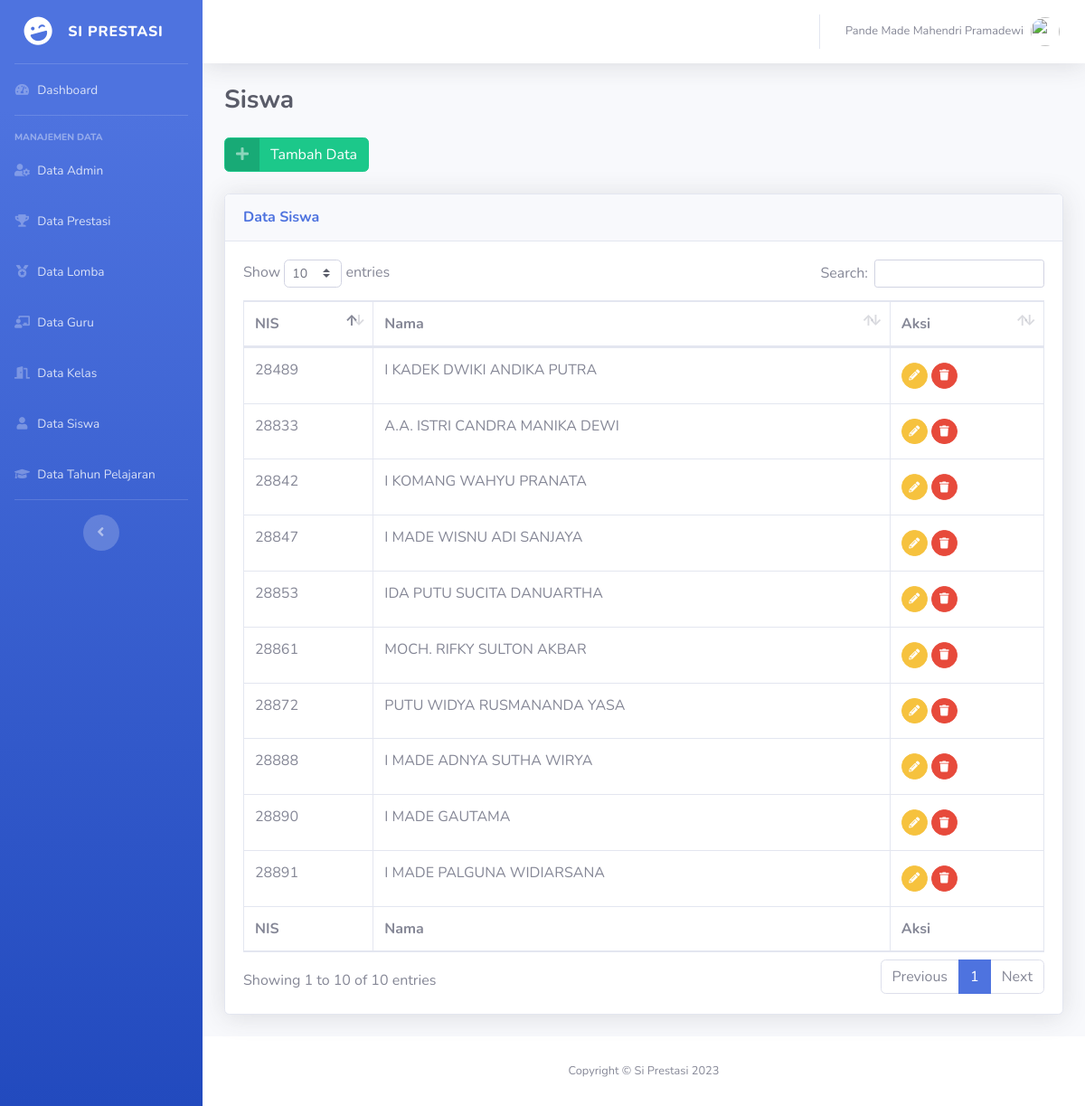
Page /admin/siswa/index.php (signed in) on the committed database.
### tables this page shows
CREATE TABLE `tb_siswa` (
  `sid` varchar(5) NOT NULL,
  `snama` varchar(60) NOT NULL,
  `sgender` enum('L','P') NOT NULL
);

### functions.php (called while the page is built, shortened)
<?php
$conn = mysqli_connect(DB_HOST, DB_USER, DB_PASS, DB_NAME);
function query($query)
{
	global $conn;
	$result = mysqli_query($conn, $query);
	$rows = [];
	while ($row = mysqli_fetch_assoc($result)) {
		$rows[] = $row;
	}
	return $rows;
}

### admin/siswa/index.php (the view, shortened to what this page needs)
<?php
include '../../functions.php';
$data = query('SELECT * FROM tb_siswa');
?>
<!DOCTYPE html>
<html lang="en">
<head>
    <link href="../../vendor/fontawesome-free/css/all.min.css" rel="stylesheet" type="text/css">
    <link href="../../css/sb-admin-2.min.css" rel="stylesheet">
    <link href="../../vendor/datatables/dataTables.bootstrap4.min.css" rel="stylesheet">
</head>
<body id="page-top">
    <div id="wrapper">
        <?php require_once "../partial/sidebar.php" ?>
        <div id="content-wrapper" class="d-flex flex-column">
            <div id="content">
                <?php require_once "../partial/topbar.php" ?>
                <div class="container-fluid">
                    <div class="d-sm-flex align-items-center justify-content-between mb-4">
                        <h1 class="h3 mb-0 text-gray-800 font-weight-bold">Siswa</h1>
                    </div>
                    <a href="<?= BASE_URL ?>/admin/siswa/create.php" class="btn btn-success btn-icon-split mb-4">
                        <span class="icon text-white-50">
                            <i class="fas fa-plus"></i>
                        </span>
                        <span class="text">Tambah Data</span>
                    </a>
                    <div class="card shadow mb-4">
                        <div class="card-header py-3">
                            <h6 class="m-0 font-weight-bold text-primary">Data Siswa</h6>
                        </div>
                        <div class="card-body">
                            <div class="table-responsive">
                                <table class="table table-bordered" id="dataTable" width="100%" cellspacing="0">
                                    <thead>
                                        <tr>
                                            <th>NIS</th>
                                            <th>Nama</th>
                                            <th>Aksi</th>
                                        </tr>
                                    </thead>
                                    <tfoot>
                                        <tr>
                                            <th>NIS</th>
                                            <th>Nama</th>
                                            <th>Aksi</th>
                                        </tr>
                                    </tfoot>
                                    <tbody>
                                        <?php foreach ($data as $d) : ?>
                                            <tr>
                                                <td><?= $d['sid'] ?></td>
                                                <td><?= ucfirst($d['snama']) ?></td>
                                                <td>
                                                    <a href="<?= BASE_URL ?>/admin/siswa/edit.php?sid=<?= $d['sid'] ?>" class=" btn btn-warning btn-circle btn-sm my-1">
                                                        <i class="fas fa-pencil-alt"></i>
                                                    </a>
                                                    <a onclick="return confirm('Yakin ingin menghapus?')" href="<?= BASE_URL ?>/admin/siswa/delete.php?sid=<?= $d['sid'] ?>" class=" btn btn-danger btn-circle btn-sm my-1">
                                                        <i class="fas fa-trash"></i>
                                                    </a>
                                                </td>
                                            </tr>
                                        <?php endforeach; ?>
                                    </tbody>
                                </table>
                            </div>
                        </div>
                    </div>
                </div>
            </div>
            <?php require_once "../partial/footer.php" ?>
        </div>
    </div>
</body>
</html>

### rows in the picture
tb_siswa: sid "28489", snama "I KADEK DWIKI ANDIKA PUTRA"
tb_siswa: sid "28833", snama "A.A. ISTRI CANDRA MANIKA DEWI"
tb_siswa: sid "28842", snama "I KOMANG WAHYU PRANATA"
tb_siswa: sid "28847", snama "I MADE WISNU ADI SANJAYA"
tb_siswa: sid "28853", snama "IDA PUTU SUCITA DANUARTHA"
tb_siswa: sid "28861", snama "MOCH. RIFKY SULTON AKBAR"
tb_siswa: sid "28872", snama "PUTU WIDYA RUSMANANDA YASA"
tb_siswa: sid "28888", snama "I MADE ADNYA SUTHA WIRYA"
tb_siswa: sid "28890", snama "I MADE GAUTAMA"
tb_siswa: sid "28891", snama "I MADE PALGUNA WIDIARSANA"

### other values in the picture
$user['nama'] "Pande Made Mahendri Pramadewi"
